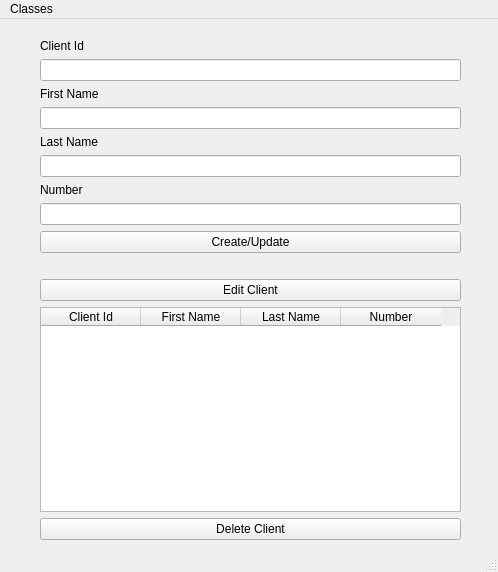
<?xml version="1.0" encoding="UTF-8"?>
<ui version="4.0">
 <class>MainWindow</class>
 <widget class="QMainWindow" name="MainWindow">
  <property name="geometry">
   <rect>
    <x>0</x>
    <y>0</y>
    <width>498</width>
    <height>572</height>
   </rect>
  </property>
  <property name="windowTitle">
   <string>MainWindow</string>
  </property>
  <widget class="QWidget" name="centralwidget">
   <widget class="QWidget" name="gridLayoutWidget">
    <property name="geometry">
     <rect>
      <x>20</x>
      <y>20</y>
      <width>461</width>
      <height>501</height>
     </rect>
    </property>
    <layout class="QGridLayout" name="gridLayout">
     <item row="0" column="1">
      <layout class="QVBoxLayout" name="verticalLayout">
       <item>
        <widget class="QLabel" name="label1">
         <property name="text">
          <string>Client Id</string>
         </property>
        </widget>
       </item>
       <item>
        <widget class="QLineEdit" name="client_Id"/>
       </item>
       <item>
        <widget class="QLabel" name="label1_2">
         <property name="text">
          <string>First Name</string>
         </property>
        </widget>
       </item>
       <item>
        <widget class="QLineEdit" name="client_firstName"/>
       </item>
       <item>
        <widget class="QLabel" name="label1_3">
         <property name="text">
          <string>Last Name</string>
         </property>
        </widget>
       </item>
       <item>
        <widget class="QLineEdit" name="client_lastname"/>
       </item>
       <item>
        <widget class="QLabel" name="label1_4">
         <property name="text">
          <string>Number</string>
         </property>
        </widget>
       </item>
       <item>
        <widget class="QLineEdit" name="client_number"/>
       </item>
       <item>
        <widget class="QPushButton" name="createClient">
         <property name="text">
          <string>Create/Update</string>
         </property>
        </widget>
       </item>
       <item>
        <spacer name="horizontalSpacer">
         <property name="orientation">
          <enum>Qt::Horizontal</enum>
         </property>
         <property name="sizeHint" stdset="0">
          <size>
           <width>40</width>
           <height>20</height>
          </size>
         </property>
        </spacer>
       </item>
       <item>
        <widget class="QPushButton" name="editClient">
         <property name="text">
          <string>Edit Client</string>
         </property>
        </widget>
       </item>
       <item>
        <widget class="QTableWidget" name="ClientsTable">
         <column>
          <property name="text">
           <string>Client Id</string>
          </property>
         </column>
         <column>
          <property name="text">
           <string>First Name</string>
          </property>
         </column>
         <column>
          <property name="text">
           <string>Last Name</string>
          </property>
         </column>
         <column>
          <property name="text">
           <string>Number</string>
          </property>
         </column>
        </widget>
       </item>
       <item>
        <widget class="QPushButton" name="deleteClient">
         <property name="text">
          <string>Delete Client</string>
         </property>
        </widget>
       </item>
      </layout>
     </item>
     <item row="0" column="2">
      <spacer name="verticalSpacer_2">
       <property name="orientation">
        <enum>Qt::Vertical</enum>
       </property>
       <property name="sizeHint" stdset="0">
        <size>
         <width>20</width>
         <height>40</height>
        </size>
       </property>
      </spacer>
     </item>
     <item row="0" column="0">
      <spacer name="verticalSpacer">
       <property name="orientation">
        <enum>Qt::Vertical</enum>
       </property>
       <property name="sizeHint" stdset="0">
        <size>
         <width>20</width>
         <height>40</height>
        </size>
       </property>
      </spacer>
     </item>
    </layout>
   </widget>
  </widget>
  <widget class="QMenuBar" name="menubar">
   <property name="geometry">
    <rect>
     <x>0</x>
     <y>0</y>
     <width>498</width>
     <height>21</height>
    </rect>
   </property>
   <widget class="QMenu" name="menuClasses">
    <property name="title">
     <string>Classes</string>
    </property>
    <addaction name="actionEmployee"/>
    <addaction name="actionProduct"/>
    <addaction name="actionPurchase"/>
   </widget>
   <addaction name="menuClasses"/>
  </widget>
  <widget class="QStatusBar" name="statusbar"/>
  <action name="actionClient">
   <property name="text">
    <string>Client</string>
   </property>
  </action>
  <action name="actionEmployee">
   <property name="text">
    <string>Employee</string>
   </property>
  </action>
  <action name="actionProduct">
   <property name="text">
    <string>Product</string>
   </property>
  </action>
  <action name="actionPurchase">
   <property name="text">
    <string>Purchase</string>
   </property>
  </action>
 </widget>
 <resources/>
 <connections/>
</ui>
